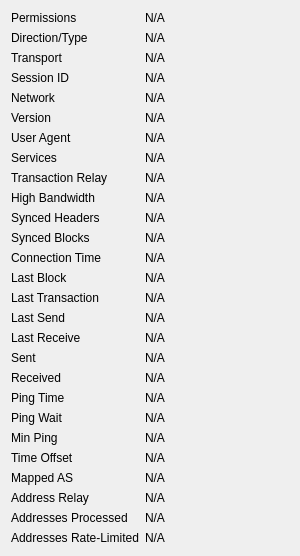
             <widget class="QWidget" name="detailWidget">
              <property name="geometry">
               <rect>
                <x>0</x>
                <y>0</y>
                <width>300</width>
                <height>426</height>
               </rect>
              </property>
              <layout class="QGridLayout" name="gridLayout_2" columnstretch="0,1">
               <item row="0" column="0">
                <widget class="QLabel" name="label_30">
                 <property name="text">
                  <string>Permissions</string>
                 </property>
                </widget>
               </item>
               <item row="0" column="1">
                <widget class="QLabel" name="peerPermissions">
                 <property name="cursor">
                  <cursorShape>IBeamCursor</cursorShape>
                 </property>
                 <property name="text">
                  <string>N/A</string>
                 </property>
                 <property name="textFormat">
                  <enum>Qt::PlainText</enum>
                 </property>
                 <property name="textInteractionFlags">
                  <set>Qt::LinksAccessibleByMouse|Qt::TextSelectableByKeyboard|Qt::TextSelectableByMouse</set>
                 </property>
                </widget>
               </item>
               <item row="1" column="0">
                <widget class="QLabel" name="peerConnectionTypeLabel">
                 <property name="toolTip">
                  <string>The direction and type of peer connection: %1</string>
                 </property>
                 <property name="text">
                  <string>Direction/Type</string>
                 </property>
                </widget>
               </item>
               <item row="1" column="1">
                <widget class="QLabel" name="peerConnectionType">
                 <property name="cursor">
                  <cursorShape>IBeamCursor</cursorShape>
                 </property>
                 <property name="text">
                  <string>N/A</string>
                 </property>
                 <property name="textFormat">
                  <enum>Qt::PlainText</enum>
                 </property>
                 <property name="textInteractionFlags">
                  <set>Qt::LinksAccessibleByMouse|Qt::TextSelectableByKeyboard|Qt::TextSelectableByMouse</set>
                 </property>
                </widget>
               </item>
               <item row="2" column="0">
                <widget class="QLabel" name="peerTransportTypeLabel">
                 <property name="toolTip">
                  <string>The transport layer version: %1</string>
                 </property>
                 <property name="text">
                  <string>Transport</string>
                 </property>
                </widget>
               </item>
               <item row="2" column="1">
                <widget class="QLabel" name="peerTransportType">
                 <property name="cursor">
                  <cursorShape>IBeamCursor</cursorShape>
                 </property>
                 <property name="text">
                  <string>N/A</string>
                 </property>
                 <property name="textFormat">
                  <enum>Qt::PlainText</enum>
                 </property>
                 <property name="textInteractionFlags">
                  <set>Qt::LinksAccessibleByMouse|Qt::TextSelectableByKeyboard|Qt::TextSelectableByMouse</set>
                 </property>
                </widget>
               </item>
               <item row="3" column="0">
                <widget class="QLabel" name="peerSessionIdLabel">
                 <property name="toolTip">
                  <string>The BIP324 session ID string in hex.</string>
                 </property>
                 <property name="text">
                  <string>Session ID</string>
                 </property>
                </widget>
               </item>
               <item row="3" column="1">
                <widget class="QLabel" name="peerSessionId">
                 <property name="cursor">
                  <cursorShape>IBeamCursor</cursorShape>
                 </property>
                 <property name="text">
                  <string>N/A</string>
                 </property>
                 <property name="textFormat">
                  <enum>Qt::PlainText</enum>
                 </property>
                 <property name="textInteractionFlags">
                  <set>Qt::LinksAccessibleByMouse|Qt::TextSelectableByKeyboard|Qt::TextSelectableByMouse</set>
                 </property>
                </widget>
               </item>
               <item row="4" column="0">
                <widget class="QLabel" name="peerNetworkLabel">
                 <property name="toolTip">
                  <string>The network protocol this peer is connected through: IPv4, IPv6, Onion, I2P, or CJDNS.</string>
                 </property>
                 <property name="text">
                  <string>Network</string>
                 </property>
                </widget>
               </item>
               <item row="4" column="1">
                <widget class="QLabel" name="peerNetwork">
                 <property name="cursor">
                  <cursorShape>IBeamCursor</cursorShape>
                 </property>
                 <property name="text">
                  <string>N/A</string>
                 </property>
                 <property name="textFormat">
                  <enum>Qt::PlainText</enum>
                 </property>
                 <property name="textInteractionFlags">
                  <set>Qt::LinksAccessibleByMouse|Qt::TextSelectableByKeyboard|Qt::TextSelectableByMouse</set>
                 </property>
                </widget>
               </item>
               <item row="5" column="0">
                <widget class="QLabel" name="label_21">
                 <property name="text">
                  <string>Version</string>
                 </property>
                </widget>
               </item>
               <item row="5" column="1">
                <widget class="QLabel" name="peerVersion">
                 <property name="cursor">
                  <cursorShape>IBeamCursor</cursorShape>
                 </property>
                 <property name="text">
                  <string>N/A</string>
                 </property>
                 <property name="textFormat">
                  <enum>Qt::PlainText</enum>
                 </property>
                 <property name="textInteractionFlags">
                  <set>Qt::LinksAccessibleByMouse|Qt::TextSelectableByKeyboard|Qt::TextSelectableByMouse</set>
                 </property>
                </widget>
               </item>
               <item row="6" column="0">
                <widget class="QLabel" name="label_28">
                 <property name="text">
                  <string>User Agent</string>
                 </property>
                </widget>
               </item>
               <item row="6" column="1">
                <widget class="QLabel" name="peerSubversion">
                 <property name="cursor">
                  <cursorShape>IBeamCursor</cursorShape>
                 </property>
                 <property name="text">
                  <string>N/A</string>
                 </property>
                 <property name="textFormat">
                  <enum>Qt::PlainText</enum>
                 </property>
                 <property name="textInteractionFlags">
                  <set>Qt::LinksAccessibleByMouse|Qt::TextSelectableByKeyboard|Qt::TextSelectableByMouse</set>
                 </property>
                </widget>
               </item>
               <item row="7" column="0">
                <widget class="QLabel" name="label_4">
                 <property name="text">
                  <string>Services</string>
                 </property>
                </widget>
               </item>
               <item row="7" column="1">
                <widget class="QLabel" name="peerServices">
                 <property name="cursor">
                  <cursorShape>IBeamCursor</cursorShape>
                 </property>
                 <property name="text">
                  <string>N/A</string>
                 </property>
                 <property name="textFormat">
                  <enum>Qt::PlainText</enum>
                 </property>
                 <property name="wordWrap">
                  <bool>true</bool>
                 </property>
                 <property name="textInteractionFlags">
                  <set>Qt::LinksAccessibleByMouse|Qt::TextSelectableByKeyboard|Qt::TextSelectableByMouse</set>
                 </property>
                </widget>
               </item>
               <item row="8" column="0">
                <widget class="QLabel" name="peerRelayTxesLabel">
                 <property name="toolTip">
                  <string>Whether we relay transactions to this peer.</string>
                 </property>
                 <property name="text">
                  <string>Transaction Relay</string>
                 </property>
                </widget>
               </item>
               <item row="8" column="1">
                <widget class="QLabel" name="peerRelayTxes">
                 <property name="cursor">
                  <cursorShape>IBeamCursor</cursorShape>
                 </property>
                 <property name="text">
                  <string>N/A</string>
                 </property>
                 <property name="textFormat">
                  <enum>Qt::PlainText</enum>
                 </property>
                 <property name="textInteractionFlags">
                  <set>Qt::LinksAccessibleByMouse|Qt::TextSelectableByKeyboard|Qt::TextSelectableByMouse</set>
                 </property>
                </widget>
               </item>
               <item row="9" column="0">
                <widget class="QLabel" name="peerHighBandwidthLabel">
                 <property name="toolTip">
                  <string>High bandwidth BIP152 compact block relay: %1</string>
                 </property>
                 <property name="text">
                  <string>High Bandwidth</string>
                 </property>
                </widget>
               </item>
               <item row="9" column="1">
                <widget class="QLabel" name="peerHighBandwidth">
                 <property name="cursor">
                  <cursorShape>IBeamCursor</cursorShape>
                 </property>
                 <property name="text">
                  <string>N/A</string>
                 </property>
                 <property name="textFormat">
                  <enum>Qt::PlainText</enum>
                 </property>
                 <property name="textInteractionFlags">
                  <set>Qt::LinksAccessibleByMouse|Qt::TextSelectableByKeyboard|Qt::TextSelectableByMouse</set>
                 </property>
                </widget>
               </item>
               <item row="10" column="0">
                <widget class="QLabel" name="label_27">
                 <property name="text">
                  <string>Synced Headers</string>
                 </property>
                </widget>
               </item>
               <item row="10" column="1">
                <widget class="QLabel" name="peerSyncHeight">
                 <property name="cursor">
                  <cursorShape>IBeamCursor</cursorShape>
                 </property>
                 <property name="text">
                  <string>N/A</string>
                 </property>
                 <property name="textFormat">
                  <enum>Qt::PlainText</enum>
                 </property>
                 <property name="textInteractionFlags">
                  <set>Qt::LinksAccessibleByMouse|Qt::TextSelectableByKeyboard|Qt::TextSelectableByMouse</set>
                 </property>
                </widget>
               </item>
               <item row="11" column="0">
                <widget class="QLabel" name="label_25">
                 <property name="text">
                  <string>Synced Blocks</string>
                 </property>
                </widget>
               </item>
               <item row="11" column="1">
                <widget class="QLabel" name="peerCommonHeight">
                 <property name="cursor">
                  <cursorShape>IBeamCursor</cursorShape>
                 </property>
                 <property name="text">
                  <string>N/A</string>
                 </property>
                 <property name="textFormat">
                  <enum>Qt::PlainText</enum>
                 </property>
                 <property name="textInteractionFlags">
                  <set>Qt::LinksAccessibleByMouse|Qt::TextSelectableByKeyboard|Qt::TextSelectableByMouse</set>
                 </property>
                </widget>
               </item>
               <item row="12" column="0">
                <widget class="QLabel" name="label_22">
                 <property name="text">
                  <string>Connection Time</string>
                 </property>
                </widget>
               </item>
               <item row="12" column="1">
                <widget class="QLabel" name="peerConnTime">
                 <property name="cursor">
                  <cursorShape>IBeamCursor</cursorShape>
                 </property>
                 <property name="text">
                  <string>N/A</string>
                 </property>
                 <property name="textFormat">
                  <enum>Qt::PlainText</enum>
                 </property>
                 <property name="textInteractionFlags">
                  <set>Qt::LinksAccessibleByMouse|Qt::TextSelectableByKeyboard|Qt::TextSelectableByMouse</set>
                 </property>
                </widget>
               </item>
               <item row="13" column="0">
                <widget class="QLabel" name="peerLastBlockLabel">
                 <property name="toolTip">
                  <string>Elapsed time since a novel block passing initial validity checks was received from this peer.</string>
                 </property>
                 <property name="text">
                  <string>Last Block</string>
                 </property>
                </widget>
               </item>
               <item row="13" column="1">
                <widget class="QLabel" name="peerLastBlock">
                 <property name="cursor">
                  <cursorShape>IBeamCursor</cursorShape>
                 </property>
                 <property name="text">
                  <string>N/A</string>
                 </property>
                 <property name="textFormat">
                  <enum>Qt::PlainText</enum>
                 </property>
                 <property name="textInteractionFlags">
                  <set>Qt::LinksAccessibleByMouse|Qt::TextSelectableByKeyboard|Qt::TextSelectableByMouse</set>
                 </property>
                </widget>
               </item>
               <item row="14" column="0">
                <widget class="QLabel" name="peerLastTxLabel">
                 <property name="toolTip">
                  <string extracomment="Tooltip text for the Last Transaction field in the peer details area.">Elapsed time since a novel transaction accepted into our mempool was received from this peer.</string>
                 </property>
                 <property name="text">
                  <string>Last Transaction</string>
                 </property>
                </widget>
               </item>
               <item row="14" column="1">
                <widget class="QLabel" name="peerLastTx">
                 <property name="cursor">
                  <cursorShape>IBeamCursor</cursorShape>
                 </property>
                 <property name="text">
                  <string>N/A</string>
                 </property>
                 <property name="textFormat">
                  <enum>Qt::PlainText</enum>
                 </property>
                 <property name="textInteractionFlags">
                  <set>Qt::LinksAccessibleByMouse|Qt::TextSelectableByKeyboard|Qt::TextSelectableByMouse</set>
                 </property>
                </widget>
               </item>
               <item row="15" column="0">
                <widget class="QLabel" name="label_15">
                 <property name="text">
                  <string>Last Send</string>
                 </property>
                </widget>
               </item>
               <item row="15" column="1">
                <widget class="QLabel" name="peerLastSend">
                 <property name="cursor">
                  <cursorShape>IBeamCursor</cursorShape>
                 </property>
                 <property name="text">
                  <string>N/A</string>
                 </property>
                 <property name="textFormat">
                  <enum>Qt::PlainText</enum>
                 </property>
                 <property name="textInteractionFlags">
                  <set>Qt::LinksAccessibleByMouse|Qt::TextSelectableByKeyboard|Qt::TextSelectableByMouse</set>
                 </property>
                </widget>
               </item>
               <item row="16" column="0">
                <widget class="QLabel" name="label_19">
                 <property name="text">
                  <string>Last Receive</string>
                 </property>
                </widget>
               </item>
               <item row="16" column="1">
                <widget class="QLabel" name="peerLastRecv">
                 <property name="cursor">
                  <cursorShape>IBeamCursor</cursorShape>
                 </property>
                 <property name="text">
                  <string>N/A</string>
                 </property>
                 <property name="textFormat">
                  <enum>Qt::PlainText</enum>
                 </property>
                 <property name="textInteractionFlags">
                  <set>Qt::LinksAccessibleByMouse|Qt::TextSelectableByKeyboard|Qt::TextSelectableByMouse</set>
                 </property>
                </widget>
               </item>
               <item row="17" column="0">
                <widget class="QLabel" name="label_18">
                 <property name="text">
                  <string>Sent</string>
                 </property>
                </widget>
               </item>
               <item row="17" column="1">
                <widget class="QLabel" name="peerBytesSent">
                 <property name="cursor">
                  <cursorShape>IBeamCursor</cursorShape>
                 </property>
                 <property name="text">
                  <string>N/A</string>
                 </property>
                 <property name="textFormat">
                  <enum>Qt::PlainText</enum>
                 </property>
                 <property name="textInteractionFlags">
                  <set>Qt::LinksAccessibleByMouse|Qt::TextSelectableByKeyboard|Qt::TextSelectableByMouse</set>
                 </property>
                </widget>
               </item>
               <item row="18" column="0">
                <widget class="QLabel" name="label_20">
                 <property name="text">
                  <string>Received</string>
                 </property>
                </widget>
               </item>
               <item row="18" column="1">
                <widget class="QLabel" name="peerBytesRecv">
                 <property name="cursor">
                  <cursorShape>IBeamCursor</cursorShape>
                 </property>
                 <property name="text">
                  <string>N/A</string>
                 </property>
                 <property name="textFormat">
                  <enum>Qt::PlainText</enum>
                 </property>
                 <property name="textInteractionFlags">
                  <set>Qt::LinksAccessibleByMouse|Qt::TextSelectableByKeyboard|Qt::TextSelectableByMouse</set>
                 </property>
                </widget>
               </item>
               <item row="19" column="0">
                <widget class="QLabel" name="label_26">
                 <property name="text">
                  <string>Ping Time</string>
                 </property>
                </widget>
               </item>
               <item row="19" column="1">
                <widget class="QLabel" name="peerPingTime">
                 <property name="cursor">
                  <cursorShape>IBeamCursor</cursorShape>
                 </property>
                 <property name="text">
                  <string>N/A</string>
                 </property>
                 <property name="textFormat">
                  <enum>Qt::PlainText</enum>
                 </property>
                 <property name="textInteractionFlags">
                  <set>Qt::LinksAccessibleByMouse|Qt::TextSelectableByKeyboard|Qt::TextSelectableByMouse</set>
                 </property>
                </widget>
               </item>
               <item row="20" column="0">
                <widget class="QLabel" name="peerPingWaitLabel">
                 <property name="toolTip">
                  <string>The duration of a currently outstanding ping.</string>
                 </property>
                 <property name="text">
                  <string>Ping Wait</string>
                 </property>
                </widget>
               </item>
               <item row="20" column="1">
                <widget class="QLabel" name="peerPingWait">
                 <property name="cursor">
                  <cursorShape>IBeamCursor</cursorShape>
                 </property>
                 <property name="text">
                  <string>N/A</string>
                 </property>
                 <property name="textFormat">
                  <enum>Qt::PlainText</enum>
                 </property>
                 <property name="textInteractionFlags">
                  <set>Qt::LinksAccessibleByMouse|Qt::TextSelectableByKeyboard|Qt::TextSelectableByMouse</set>
                 </property>
                </widget>
               </item>
               <item row="21" column="0">
                <widget class="QLabel" name="peerMinPingLabel">
                 <property name="text">
                  <string>Min Ping</string>
                 </property>
                </widget>
               </item>
               <item row="21" column="1">
                <widget class="QLabel" name="peerMinPing">
                 <property name="cursor">
                  <cursorShape>IBeamCursor</cursorShape>
                 </property>
                 <property name="text">
                  <string>N/A</string>
                 </property>
                 <property name="textFormat">
                  <enum>Qt::PlainText</enum>
                 </property>
                 <property name="textInteractionFlags">
                  <set>Qt::LinksAccessibleByMouse|Qt::TextSelectableByKeyboard|Qt::TextSelectableByMouse</set>
                 </property>
                </widget>
               </item>
               <item row="22" column="0">
                <widget class="QLabel" name="label_timeoffset">
                 <property name="text">
                  <string>Time Offset</string>
                 </property>
                </widget>
               </item>
               <item row="22" column="1">
                <widget class="QLabel" name="timeoffset">
                 <property name="cursor">
                  <cursorShape>IBeamCursor</cursorShape>
                 </property>
                 <property name="text">
                  <string>N/A</string>
                 </property>
                 <property name="textFormat">
                  <enum>Qt::PlainText</enum>
                 </property>
                 <property name="textInteractionFlags">
                  <set>Qt::LinksAccessibleByMouse|Qt::TextSelectableByKeyboard|Qt::TextSelectableByMouse</set>
                 </property>
                </widget>
               </item>
               <item row="23" column="0">
                <widget class="QLabel" name="peerMappedASLabel">
                 <property name="toolTip">
                  <string>The mapped Autonomous System used for diversifying peer selection.</string>
                 </property>
                 <property name="text">
                  <string>Mapped AS</string>
                 </property>
                </widget>
               </item>
               <item row="23" column="1">
                <widget class="QLabel" name="peerMappedAS">
                 <property name="cursor">
                  <cursorShape>IBeamCursor</cursorShape>
                 </property>
                 <property name="text">
                  <string>N/A</string>
                 </property>
                 <property name="textFormat">
                  <enum>Qt::PlainText</enum>
                 </property>
                 <property name="textInteractionFlags">
                  <set>Qt::LinksAccessibleByMouse|Qt::TextSelectableByKeyboard|Qt::TextSelectableByMouse</set>
                 </property>
                </widget>
               </item>
               <item row="24" column="0">
                <widget class="QLabel" name="peerAddrRelayEnabledLabel">
                 <property name="toolTip">
                  <string extracomment="Tooltip text for the Address Relay field in the peer details area, which displays whether we relay addresses to this peer (Yes/No).">Whether we relay addresses to this peer.</string>
                 </property>
                 <property name="text">
                  <string extracomment="Text title for the Address Relay field in the peer details area, which displays whether we relay addresses to this peer (Yes/No).">Address Relay</string>
                 </property>
                </widget>
               </item>
               <item row="24" column="1">
                <widget class="QLabel" name="peerAddrRelayEnabled">
                 <property name="cursor">
                  <cursorShape>IBeamCursor</cursorShape>
                 </property>
                 <property name="text">
                  <string>N/A</string>
                 </property>
                 <property name="textFormat">
                  <enum>Qt::PlainText</enum>
                 </property>
                 <property name="textInteractionFlags">
                  <set>Qt::LinksAccessibleByMouse|Qt::TextSelectableByKeyboard|Qt::TextSelectableByMouse</set>
                 </property>
                </widget>
               </item>
               <item row="25" column="0">
                <widget class="QLabel" name="peerAddrProcessedLabel">
                 <property name="toolTip">
                  <string extracomment="Tooltip text for the Addresses Processed field in the peer details area, which displays the total number of addresses received from this peer that were processed (excludes addresses that were dropped due to rate-limiting).">The total number of addresses received from this peer that were processed (excludes addresses that were dropped due to rate-limiting).</string>
                 </property>
                 <property name="text">
                  <string extracomment="Text title for the Addresses Processed field in the peer details area, which displays the total number of addresses received from this peer that were processed (excludes addresses that were dropped due to rate-limiting).">Addresses Processed</string>
                 </property>
                </widget>
               </item>
               <item row="25" column="1">
                <widget class="QLabel" name="peerAddrProcessed">
                 <property name="cursor">
                  <cursorShape>IBeamCursor</cursorShape>
                 </property>
                 <property name="text">
                  <string>N/A</string>
                 </property>
                 <property name="textFormat">
                  <enum>Qt::PlainText</enum>
                 </property>
                 <property name="textInteractionFlags">
                  <set>Qt::LinksAccessibleByMouse|Qt::TextSelectableByKeyboard|Qt::TextSelectableByMouse</set>
                 </property>
                </widget>
               </item>
               <item row="26" column="0">
                <widget class="QLabel" name="peerAddrRateLimitedLabel">
                 <property name="toolTip">
                  <string extracomment="Tooltip text for the Addresses Rate-Limited field in the peer details area, which displays the total number of addresses received from this peer that were dropped (not processed) due to rate-limiting.">The total number of addresses received from this peer that were dropped (not processed) due to rate-limiting.</string>
                 </property>
                 <property name="text">
                  <string extracomment="Text title for the Addresses Rate-Limited field in the peer details area, which displays the total number of addresses received from this peer that were dropped (not processed) due to rate-limiting.">Addresses Rate-Limited</string>
                 </property>
                </widget>
               </item>
               <item row="26" column="1">
                <widget class="QLabel" name="peerAddrRateLimited">
                 <property name="cursor">
                  <cursorShape>IBeamCursor</cursorShape>
                 </property>
                 <property name="text">
                  <string>N/A</string>
                 </property>
                 <property name="textFormat">
                  <enum>Qt::PlainText</enum>
                 </property>
                 <property name="textInteractionFlags">
                  <set>Qt::LinksAccessibleByMouse|Qt::TextSelectableByKeyboard|Qt::TextSelectableByMouse</set>
                 </property>
                </widget>
               </item>
               <item row="27" column="0">
                <spacer name="verticalSpacer_3">
                 <property name="orientation">
                  <enum>Qt::Vertical</enum>
                 </property>
                 <property name="sizeHint" stdset="0">
                  <size>
                   <width>20</width>
                   <height>40</height>
                  </size>
                 </property>
                </spacer>
               </item>
              </layout>
             </widget>
